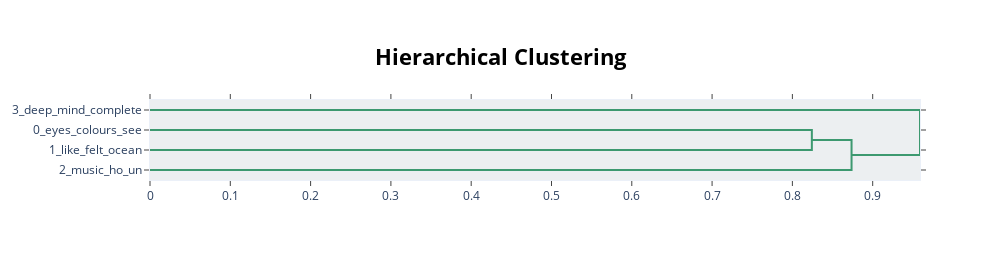

Notebook code cell kept with this figure:
### Code cell
#Visualize the documents that belong to the top 10 topics
model.visualize_heatmap()
model.visualize_hierarchy()

### Figure 1 — Plotly figure (JSON) as saved in the notebook; plotly's stock layout.template omitted (floating-point values rounded to 4 significant figures)
{"data": [{"hoverinfo": "text", "marker": {"color": "rgb(61,153,112)"}, "mode": "lines", "type": "scatter", "x": [0, 0.8242, 0.8242, 0], "xaxis": "x", "y": [-15, -15, -25, -25], "yaxis": "y"}, {"hoverinfo": "text", "marker": {"color": "rgb(61,153,112)"}, "mode": "lines", "type": "scatter", "x": [0.8242, 0.8737, 0.8737, 0], "xaxis": "x", "y": [-20, -20, -35, -35], "yaxis": "y"}, {"hoverinfo": "text", "marker": {"color": "rgb(61,153,112)"}, "mode": "lines", "type": "scatter", "x": [0, 0.9589, 0.9589, 0.8737], "xaxis": "x", "y": [-5, -5, -27.5, -27.5], "yaxis": "y"}], "layout": {"autosize": false, "height": 260, "hoverlabel": {"bgcolor": "white", "font": {"family": "Rockwell", "size": 16}}, "hovermode": "closest", "plot_bgcolor": "#ECEFF1", "showlegend": false, "title": {"font": {"color": "Black", "size": 22}, "text": "<b>Hierarchical Clustering</b>", "x": 0.5, "xanchor": "center", "yanchor": "top"}, "width": 1000, "xaxis": {"mirror": "allticks", "rangemode": "tozero", "showgrid": false, "showline": true, "showticklabels": true, "ticks": "outside", "type": "linear", "zeroline": false}, "yaxis": {"mirror": "allticks", "range": [-40, 0], "rangemode": "tozero", "showgrid": false, "showline": true, "showticklabels": true, "tickmode": "array", "ticks": "outside", "ticktext": ["3_deep_mind_complete", "0_eyes_colours_see", "1_like_felt_ocean", "2_music_ho_un"], "tickvals": [-5, -15, -25, -35], "type": "linear", "zeroline": false}}}
